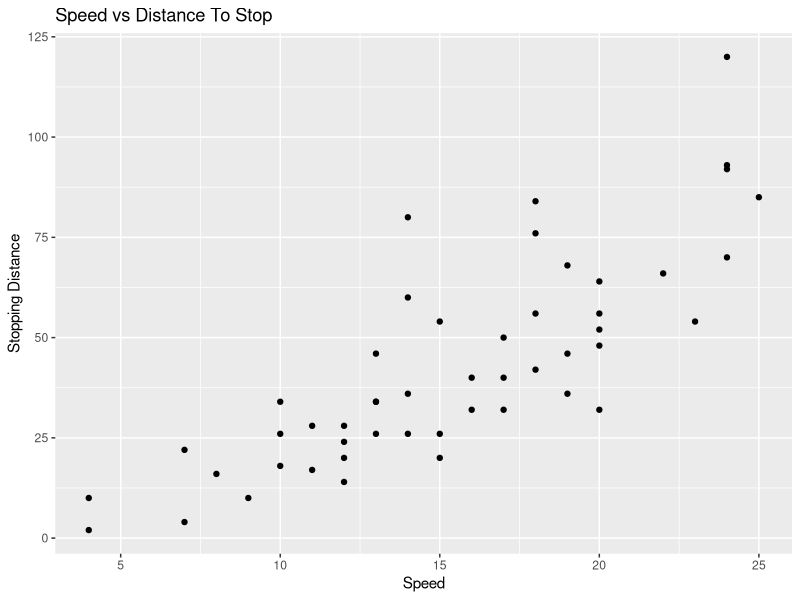

Recreate this plot in R.
## ---- chunk 1
knitr::opts_chunk$set(echo = TRUE)
## ---- chunk 2
a <- sample(1:100, 1)
b <- sample(1:100, 1)

latexProblem <- paste0("$", a, " + ", b, " = \\, ?$")

latexProblem
## ---- chunk 3
library(ggplot2)

ggplot(cars, aes(x = speed, y = dist)) +
  geom_point() +
  labs(title = "Speed vs Distance To Stop",
       x = "Speed",
       y = "Stopping Distance")
